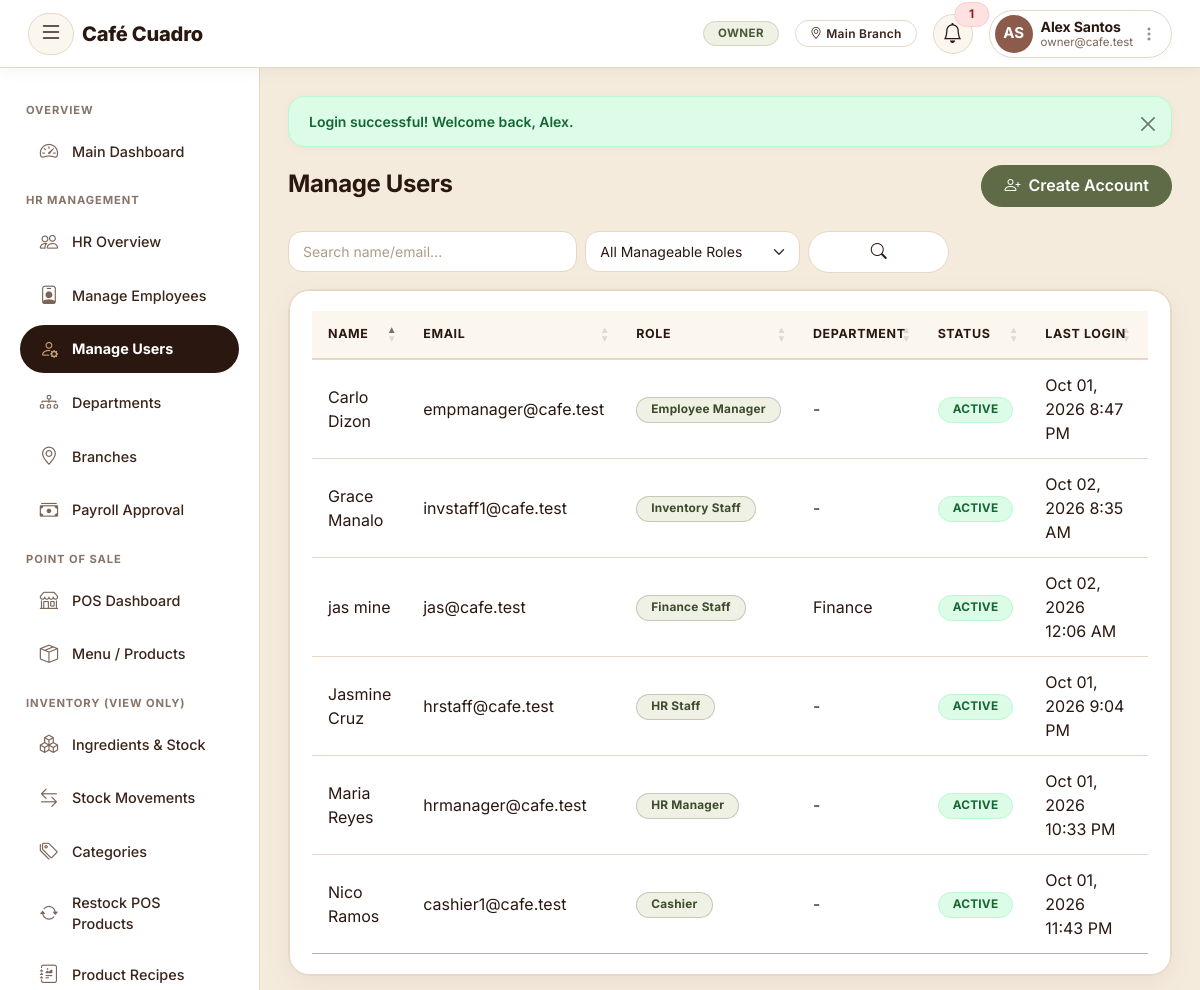
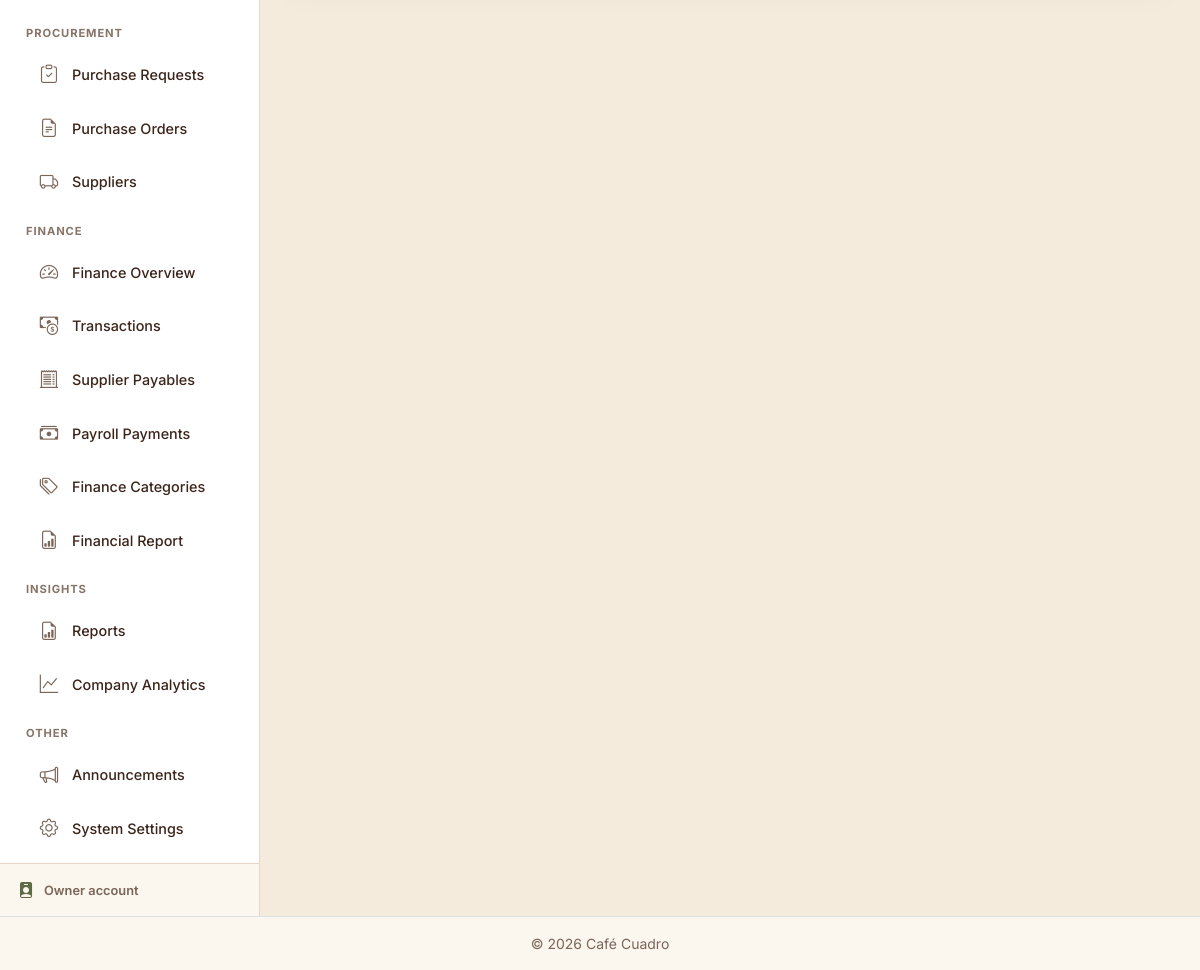
/owner/users (signed in), run on the app's committed database (2 pictures, top to bottom).
### tables this page shows
CREATE TABLE `branches` (
  `branch_id` int(11) NOT NULL,
  `branch_name` varchar(100) NOT NULL,
  `address` varchar(255) DEFAULT NULL,
  `contact_number` varchar(30) DEFAULT NULL,
  `latitude` decimal(10,7) DEFAULT NULL,
  `longitude` decimal(10,7) DEFAULT NULL,
  `status` enum('ACTIVE','INACTIVE') NOT NULL DEFAULT 'ACTIVE',
  `created_at` timestamp NOT NULL DEFAULT current_timestamp()
);

CREATE TABLE `users` (
  `user_id` int(11) NOT NULL,
  `role_id` int(11) NOT NULL,
  `username` varchar(50) DEFAULT NULL,
  `email` varchar(150) NOT NULL,
  `password_hash` varchar(255) NOT NULL,
  `first_name` varchar(100) NOT NULL,
  `last_name` varchar(100) NOT NULL DEFAULT '',
  `phone` varchar(30) DEFAULT NULL,
  `status` enum('ACTIVE','INACTIVE','SUSPENDED') NOT NULL DEFAULT 'ACTIVE',
  `profile_photo` varchar(255) DEFAULT NULL,
  `last_login` datetime DEFAULT NULL,
  `reset_token` varchar(255) DEFAULT NULL,
  `token_expires_at` timestamp NULL DEFAULT NULL,
  `created_at` timestamp NOT NULL DEFAULT current_timestamp(),
  `updated_at` timestamp NOT NULL DEFAULT current_timestamp() ON UPDATE current_timestamp()
);

CREATE TABLE `roles` (
  `role_id` int(11) NOT NULL,
  `role_code` varchar(30) NOT NULL,
  `role_name` varchar(60) NOT NULL,
  `description` varchar(255) DEFAULT NULL,
  `created_at` timestamp NOT NULL DEFAULT current_timestamp()
);

CREATE TABLE `departments` (
  `department_id` int(11) NOT NULL,
  `department_name` varchar(100) NOT NULL,
  `description` varchar(255) DEFAULT NULL,
  `manager_id` int(11) DEFAULT NULL,
  `created_at` timestamp NOT NULL DEFAULT current_timestamp()
);

### router.php (called while the page is built, shortened)
<?php
$requestUri = $_SERVER['REQUEST_URI'] ?? '/';
$requestPath = parse_url($requestUri, PHP_URL_PATH) ?: '/';
$scriptDir = str_replace('\\', '/', dirname($_SERVER['SCRIPT_NAME'] ?? ''));
$basePath = rtrim($scriptDir, '/') . '/';
$relative = $requestPath;
if ($basePath !== '/' && strpos($relative, $basePath) === 0) {
    $relative = substr($relative, strlen($basePath));
}
$relative = trim($relative, '/');
$targetFile = null;
if (isset($routes[$relative])) {
    $targetFile = $routes[$relative];
} else {
    $parts = explode('/', $relative);
    $mod = $parts[0] ?? '';
    $action = $parts[1] ?? '';
    $modNormalized = str_replace('-', '_', $mod);
    $actionNormalized = str_replace('-', '_', $action);
    $candidateModule = "modules/{$modNormalized}/{$actionNormalized}.php";
    if (file_exists(__DIR__ . '/' . $candidateModule)) {
        $targetFile = $candidateModule;
    }
}
$fullPath = __DIR__ . '/' . $targetFile;
require $fullPath;

### includes/auth.php (called while the page is built, shortened)
<?php
function isLoggedIn(): bool {
    return isset($_SESSION['user_id']) && isset($_SESSION['role_id']);
}
function currentRoleId() {
    return $_SESSION['role_id'] ?? null;
}
function currentRoleName(): string {
    $names = ROLE_NAMES;
    return $names[currentRoleId()] ?? 'Guest';
}
function currentBranchId() {
    if (!empty($_SESSION['branch_id'])) {
        return (int)$_SESSION['branch_id'];
    }
    return 1;
}
function currentBranchName() {
    global $pdo;
    $branchId = currentBranchId();
    if ($branchId && isset($pdo) && $pdo instanceof PDO) {
        static $cache = [];
        if (!array_key_exists($branchId, $cache)) {
            $stmt = $pdo->prepare("SELECT branch_name FROM branches WHERE branch_id = ?");
            $stmt->execute([$branchId]);
            $cache[$branchId] = $stmt->fetchColumn() ?: null;
        }
        if ($cache[$branchId] !== null) {
            return $cache[$branchId];
        }
    }
    return $_SESSION['branch_name'] ?? null;
}

### modules/owner/users.php (the view, shortened to what this page needs)
<?php
require_once __DIR__ . '/../../config/db.php';
require_once __DIR__ . '/../../includes/auth.php';
require_once __DIR__ . '/../../includes/functions.php';
$MANAGEABLE_ROLES = [ROLE_HR_MANAGER, ROLE_HR_STAFF, ROLE_EMPLOYEE_MANAGER, ROLE_CASHIER, ROLE_INVENTORY_STAFF, ROLE_FINANCE_STAFF];
$search = trim($_GET['search'] ?? '');
$roleParamPlaceholders = implode(',', array_fill(0, count($MANAGEABLE_ROLES), '?'));
$where = "u.role_id IN ($roleParamPlaceholders)";
$params = $MANAGEABLE_ROLES;
$total = $pdo->prepare("SELECT COUNT(*) AS c FROM users u WHERE $where");
$total->execute($params);
$total = $total->fetch()['c'];
[$offset, $limit, $page, $totalPages] = paginate($total, 10);
$stmt = $pdo->prepare("SELECT u.*, r.role_name, e.department_id, e.branch_id, e.position FROM users u
    JOIN roles r ON u.role_id=r.role_id
    LEFT JOIN employees e ON e.user_id=u.user_id
    WHERE $where ORDER BY u.user_id DESC LIMIT $limit OFFSET $offset");
$stmt->execute($params);
$users = $stmt->fetchAll();
$departments = $pdo->query("SELECT * FROM departments ORDER BY department_name")->fetchAll();
require_once __DIR__ . '/../../includes/header.php';
?>
<div class="d-flex justify-content-between align-items-center mb-4">
  <div>
    <h4 class="mb-1">Manage Users</h4>
  </div>
  <button class="btn btn-primary" data-bs-toggle="modal" data-bs-target="#createModal"><i class="bi bi-person-plus"></i> Create Account</button>
</div>
<form method="GET" class="row g-2 mb-3">
  <div class="col-md-4"><input type="text" name="search" class="form-control" placeholder="Search name/email..." value="<?= e($search) ?>"></div>
  <div class="col-md-3">
    <select name="role" class="form-select">
      <option value="">All Manageable Roles</option>
    </select>
  </div>
  <div class="col-md-2"><button class="btn btn-outline-secondary w-100"><i class="bi bi-search"></i></button></div>
</form>
<div class="card">
  <div class="card-body table-responsive">
    <table id="usersTable" class="table table-hover align-middle">
      <thead><tr><th>Name</th><th>Email</th><th>Role</th><th>Department</th><th>Status</th><th>Last Login</th><th>Actions</th></tr></thead>
      <tbody>
      <?php foreach ($users as $u): ?>
        <?php $deptName = '-'; foreach ($departments as $d) { if ($d['department_id'] == $u['department_id']) { $deptName = $d['department_name']; break; } } ?>
        <tr>
          <td><?= e($u['first_name'].' '.$u['last_name']) ?></td>
          <td><?= e($u['email']) ?></td>
          <td><span class="badge bg-info"><?= e(str_replace('_',' ',$u['role_name'])) ?></span></td>
          <td><?= e($deptName) ?></td>
          <td><span class="badge <?= $u['status']=='ACTIVE'?'bg-success':'bg-secondary' ?>"><?= e($u['status']) ?></span></td>
          <td><?= $u['last_login'] ? fdate($u['last_login'], 'M d, Y g:i A') : 'Never' ?></td>
          <td class="text-nowrap">
          </td>
        </tr>
      <?php endforeach; ?>
      </tbody>
    </table>
  </div>
</div>
<link rel="stylesheet" href="https://cdn.datatables.net/1.13.6/css/jquery.dataTables.min.css">
<?php require_once __DIR__ . '/../../includes/footer.php'; ?>

### includes/header.php (shortened to what this page needs)
<?php
$esc = function_exists('e') ? 'e' : 'clean';
$isOwnerTheme           = currentRoleId() == ROLE_OWNER;
$isEmployeeTheme        = currentRoleId() == ROLE_EMPLOYEE;
$isEmployeeManagerTheme = currentRoleId() == ROLE_EMPLOYEE_MANAGER;
$isHrManagerTheme       = currentRoleId() == ROLE_HR_MANAGER;
$isHrStaffTheme         = currentRoleId() == ROLE_HR_STAFF;
$isCafeTheme            = in_array(currentRoleId(), [ROLE_CASHIER, ROLE_INVENTORY_STAFF, ROLE_FINANCE_STAFF], true);
?>
<!DOCTYPE html>
<html lang="en">
<head>
<link rel="stylesheet" href="https://cdn.jsdelivr.net/npm/bootstrap@5.3.3/dist/css/bootstrap.min.css">
<link rel="stylesheet" href="https://cdn.jsdelivr.net/npm/bootstrap-icons@1.11.3/font/bootstrap-icons.css">
<link rel="stylesheet" href="<?= BASE_URL ?>assets/hrms/css/style.css?v=<?= ASSET_VER ?>">
<link rel="stylesheet" href="<?= BASE_URL ?>assets/inv/css/style.css?v=<?= ASSET_VER ?>">
<link rel="stylesheet" href="<?= BASE_URL ?>assets/shared/unified.css?v=<?= ASSET_VER ?>">
<link rel="stylesheet" href="<?= BASE_URL ?>assets/shared/responsive.css?v=<?= ASSET_VER ?>">
<link rel="stylesheet" href="<?= BASE_URL ?>assets/shared/roast-app.css?v=<?= ASSET_VER ?>">
</head>
<body class="unified-theme <?= $isOwnerTheme ? 'owner-theme' : ($isEmployeeTheme ? 'employee-theme' : ($isEmployeeManagerTheme ? 'employee-manager-theme' : ($isHrManagerTheme ? 'hr-manager-theme' : ($isHrStaffTheme ? 'hr-staff-theme' : ($isCafeTheme ? 'cafe-theme' : ''))))) ?>">
<nav class="navbar navbar-expand-lg app-navbar">
  <div class="container-fluid">
    <button class="btn btn-link sidebar-toggle-btn me-2" id="sidebarToggle" title="Toggle sidebar" aria-label="Toggle sidebar">
      <i class="bi bi-list fs-4"></i>
    </button>
    <a class="navbar-brand fw-bold d-flex align-items-center text-decoration-none" href="<?= BASE_URL ?>dashboard">
      <span class="brand-text" style="color:#2a1810 !important; -webkit-text-fill-color:#2a1810 !important; background:none !important; font-family:'Fraunces',Georgia,serif; font-weight:600; font-size:1.4rem; letter-spacing:-0.01em; display:inline-block;"><?= APP_NAME ?></span>
    </a>
    <div class="ms-auto d-flex align-items-center gap-2 gap-md-3">
      <?php if (isLoggedIn()):
        try {
            $unreadCount = function_exists('unreadNotificationCount') ? unreadNotificationCount($pdo, (int)$_SESSION['user_id']) : 0;
        } catch (Exception $ex) {
            $notifications = [];
            $unreadCount = 0;
        }
        $nameParts  = preg_split('/\s+/', trim($_SESSION['full_name'] ?? ''), 2);
        $firstName  = $nameParts[0] ?? '';
        $lastName   = $nameParts[1] ?? '';
      ?>
        <span class="badge role-pill d-none d-sm-inline-block"><?= $esc(currentRoleName()) ?></span>
        <?php if (currentBranchName()): ?>
          <span class="badge branch-pill d-none d-md-inline-block"><i class="bi bi-geo-alt me-1"></i><?= $esc(currentBranchName()) ?></span>
        <?php endif; ?>
        <div class="dropdown">
          <a class="position-relative notif-bell-btn text-decoration-none" href="#" role="button" data-bs-toggle="dropdown" title="Notifications">
            <i class="bi bi-bell fs-5"></i>
            <?php if ($unreadCount > 0): ?>
              <span class="position-absolute top-0 start-100 translate-middle badge rounded-pill bg-danger" style="font-size:.65rem;"><?= $unreadCount > 9 ? '9+' : $unreadCount ?></span>
            <?php endif; ?>
          </a>
        </div>
        <div class="dropdown">
          <a class="d-flex align-items-center text-decoration-none navbar-user-pill" href="#" role="button" data-bs-toggle="dropdown">
            <div class="user-avatar-wrap">
              <?= renderAvatar($_SESSION['profile_photo'] ?? null, $firstName, $lastName, 38) ?>
            </div>
            <div class="ms-2 text-start d-none d-md-block lh-sm pe-1">
              <div class="user-name fw-bold"><?= $esc($_SESSION['full_name'] ?? '') ?></div>
              <div class="user-sub text-muted small"><?= $esc($_SESSION['email'] ?? currentRoleName()) ?></div>
            </div>
            <i class="bi bi-three-dots-vertical ms-1 d-none d-md-inline text-muted opacity-75"></i>
          </a>
        </div>
      <?php endif; ?>
    </div>
  </div>
</nav>
<div class="app-wrapper d-flex">
<?php require_once __DIR__ . '/sidebar.php'; ?>

### assets/hrms/css/style.css (style rules this page uses)
:root { --primary: #5e6b46; --primary-dark: #2a1810; --primary-light: #7d8b62; --accent: #5e6b46; --accent-soft: #eef1e4; --bg-light: #f5ebdd; --cream: #ffffff; --ink: #2a1810; --ink-soft: #7a6558; --border-soft: #e6d8c5; --success: #16a34a; --danger: #dc2626; --warning: #d97706; --sidebar-width: 260px; --sidebar-collapsed-width: 54px; --radius-sm: 10px; --radius-md: 16px; --radius-lg: 22px; --shadow-sm: 0 1px 3px rgba(42,24,16, 0.06); --shadow-md: 0 4px 18px rgba(120,90,60, 0.10); --shadow-lg: 0 10px 34px rgba(120,90,60, 0.16); --font-brand: 'Inter', sans-serif; --font-body: 'Inter', sans-serif; }
* { scrollbar-width: thin; scrollbar-color: var(--accent-soft) transparent; }
html { scroll-behavior: smooth; }
body { background-color: var(--bg-light); font-family: var(--font-body); color: var(--ink); -webkit-font-smoothing: antialiased; }
h1, h2, h3, h4, h5, h6, .auth-card h4, .card h6.fw-bold { font-family: var(--font-brand); }
a { color: var(--primary); text-decoration-color: rgba(94,107,70, 0.35); }
.app-navbar { background: #ffffff !important; border-bottom: 1px solid var(--border-soft); position: sticky; top: 0; z-index: 1030; box-shadow: 0 2px 14px rgba(120,90,60, 0.07); min-height: 60px; }
.navbar-brand { font-family: var(--font-body); font-weight: 700; font-size: 1.15rem; letter-spacing: 0.4px; display: flex; align-items: center; }
.navbar-brand .brand-text { color: #5e6b46 !important; -webkit-text-fill-color: #5e6b46 !important; background: none !important; font-weight: 800; }
#sidebarToggle { border-radius: var(--radius-sm); transition: background 0.15s ease; }
.app-navbar .role-pill { font-weight: 600; font-size: 0.72rem; letter-spacing: 0.3px; text-transform: uppercase; color: #fff; background: transparent; border: 1px solid rgba(255,255,255,0.45); border-radius: 999px; padding: 5px 14px; }
.app-wrapper { display: flex; min-height: calc(100vh - 60px); }
.card { border: none; border-radius: var(--radius-md); box-shadow: var(--shadow-md); }
.table thead { background-color: var(--accent-soft); color: var(--primary-dark); }
.table thead th { font-size: 0.78rem; text-transform: uppercase; letter-spacing: 0.04em; font-weight: 600; border-bottom: none; white-space: nowrap; }
.table tbody tr { transition: background 0.12s ease; }
.table td, .table th { vertical-align: middle; }
.table-responsive { border-radius: var(--radius-md); }
.form-control, .form-select { border-radius: var(--radius-sm); border-color: var(--border-soft); padding: 8px 12px; }
.btn { border-radius: var(--radius-sm); font-weight: 500; transition: transform 0.08s ease, box-shadow 0.15s ease; }
.btn-primary { background-color: var(--primary); border-color: var(--primary); }
.badge { font-weight: 500; letter-spacing: 0.01em; padding: 5px 9px; border-radius: 6px; }
.card, .stat-card, .alert { -webkit-tap-highlight-color: transparent; }

### assets/shared/responsive.css (style rules this page uses)
:root { --nav-h: 60px; }
html { -webkit-text-size-adjust: 100%; }
body { overflow-x: hidden; }
.app-wrapper { min-height: calc(100vh - var(--nav-h)); min-height: calc(100dvh - var(--nav-h)); }
.table-responsive, .table-wrap { -webkit-overflow-scrolling: touch; }

### data on the page
branches: branch_name "Main Branch"
users: first_name+last_name "jas mine", email "jas@cafe.test", role.role_name "Finance Staff", status "ACTIVE", last_login "Oct 02, 2026 12:06 AM"
departments: department_name "Finance"
users: first_name+last_name "Grace Manalo", email "invstaff1@cafe.test", role.role_name "Inventory Staff", deptName "-", status "ACTIVE", last_login "Oct 02, 2026 8:35 AM"
users: first_name+last_name "Nico Ramos", email "cashier1@cafe.test", role.role_name "Cashier", deptName "-", status "ACTIVE", last_login "Oct 01, 2026 11:43 PM"
users: first_name+last_name "Carlo Dizon", email "empmanager@cafe.test", role.role_name "Employee Manager", deptName "-", status "ACTIVE", last_login "Oct 01, 2026 8:47 PM"
users: first_name+last_name "Jasmine Cruz", email "hrstaff@cafe.test", role.role_name "HR Staff", deptName "-", status "ACTIVE", last_login "Oct 01, 2026 9:04 PM"
users: first_name+last_name "Maria Reyes", email "hrmanager@cafe.test", role.role_name "HR Manager", deptName "-", status "ACTIVE", last_login "Oct 01, 2026 10:33 PM"

### other printed values
APP_NAME "Café Cuadro"
$esc(currentRoleName()) "OWNER"
$unreadCount "1"
$initials "AS"
$esc($_SESSION['full_name'] ?? '') "Alex Santos"
$esc($_SESSION['email'] ?? currentRoleName()) "owner@cafe.test"
$sidebarFooterLabel "Owner"
$f['message'] "Login successful! Welcome back, Alex."
